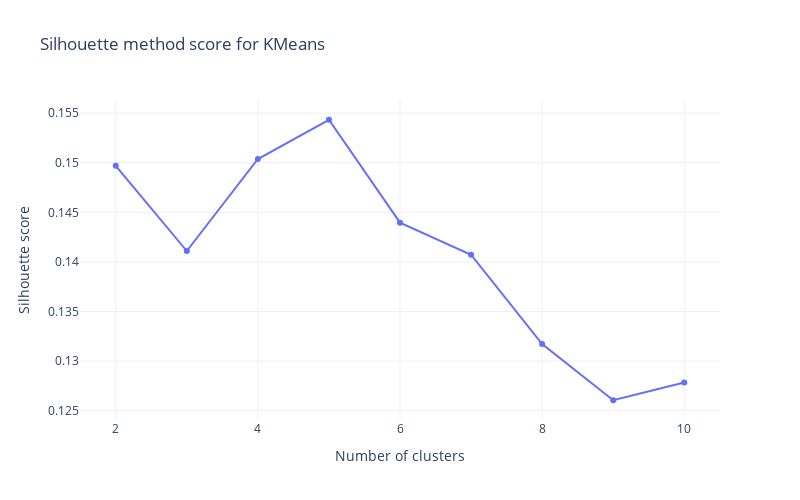

Notebook code for this chart:
### Markdown cell above
And now using `KMeans` algorithm.

### Code cell
sil_scores = []
max_clusters = 10

for cluster in range(2, max_clusters + 1):
    sil_scores.append(
        silhouette_score(
            features_st, KMeans(n_clusters=cluster, random_state=6).fit_predict(features_st)
        )
    )

optimal_n_clusters = 2 + np.argmax(sil_scores)

fig = go.Figure()

fig.add_trace(
    go.Scatter(
        x=list(range(2, max_clusters + 1)),
        y=sil_scores,
        mode='lines+markers'
    )
)

fig.update_layout(
    title='Silhouette method score for KMeans',
    xaxis_title='Number of clusters',
    yaxis_title='Silhouette score',
    width=FIG_WIDTH * 100,
    height=FIG_HEIGHT * 100,
    template='plotly_white'
)
fig.show()

### Figure 1 — Plotly figure (JSON) as saved in the notebook; plotly's stock layout.template omitted (floating-point values rounded to 4 significant figures)
{"data": [{"mode": "lines+markers", "type": "scatter", "x": [2, 3, 4, 5, 6, 7, 8, 9, 10], "y": [0.1497, 0.1411, 0.1504, 0.1543, 0.144, 0.1407, 0.1317, 0.1261, 0.1278]}], "layout": {"height": 500, "title": {"text": "Silhouette method score for KMeans"}, "width": 800, "xaxis": {"title": {"text": "Number of clusters"}}, "yaxis": {"title": {"text": "Silhouette score"}}}}
